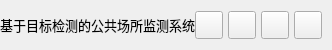
           <widget class="QFrame" name="contentTopBg">
            <property name="minimumSize">
             <size>
              <width>0</width>
              <height>50</height>
             </size>
            </property>
            <property name="maximumSize">
             <size>
              <width>16777215</width>
              <height>50</height>
             </size>
            </property>
            <property name="frameShape">
             <enum>QFrame::NoFrame</enum>
            </property>
            <property name="frameShadow">
             <enum>QFrame::Raised</enum>
            </property>
            <layout class="QHBoxLayout" name="horizontalLayout">
             <property name="spacing">
              <number>0</number>
             </property>
             <property name="leftMargin">
              <number>0</number>
             </property>
             <property name="topMargin">
              <number>0</number>
             </property>
             <property name="rightMargin">
              <number>10</number>
             </property>
             <property name="bottomMargin">
              <number>0</number>
             </property>
             <item>
              <widget class="QFrame" name="leftBox">
               <property name="sizePolicy">
                <sizepolicy hsizetype="Expanding" vsizetype="Preferred">
                 <horstretch>0</horstretch>
                 <verstretch>0</verstretch>
                </sizepolicy>
               </property>
               <property name="frameShape">
                <enum>QFrame::NoFrame</enum>
               </property>
               <property name="frameShadow">
                <enum>QFrame::Raised</enum>
               </property>
               <layout class="QHBoxLayout" name="horizontalLayout_3">
                <property name="spacing">
                 <number>0</number>
                </property>
                <property name="leftMargin">
                 <number>0</number>
                </property>
                <property name="topMargin">
                 <number>0</number>
                </property>
                <property name="rightMargin">
                 <number>0</number>
                </property>
                <property name="bottomMargin">
                 <number>0</number>
                </property>
                <item>
                 <widget class="QLabel" name="titleRightInfo">
                  <property name="sizePolicy">
                   <sizepolicy hsizetype="Preferred" vsizetype="Expanding">
                    <horstretch>0</horstretch>
                    <verstretch>0</verstretch>
                   </sizepolicy>
                  </property>
                  <property name="maximumSize">
                   <size>
                    <width>16777215</width>
                    <height>45</height>
                   </size>
                  </property>
                  <property name="font">
                   <font>
                    <family>Segoe UI</family>
                    <pointsize>10</pointsize>
                    <italic>false</italic>
                    <bold>false</bold>
                   </font>
                  </property>
                  <property name="text">
                   <string>基于目标检测的公共场所监测系统</string>
                  </property>
                  <property name="alignment">
                   <set>Qt::AlignLeading|Qt::AlignLeft|Qt::AlignVCenter</set>
                  </property>
                 </widget>
                </item>
               </layout>
              </widget>
             </item>
             <item alignment="Qt::AlignRight">
              <widget class="QFrame" name="rightButtons">
               <property name="minimumSize">
                <size>
                 <width>0</width>
                 <height>28</height>
                </size>
               </property>
               <property name="frameShape">
                <enum>QFrame::NoFrame</enum>
               </property>
               <property name="frameShadow">
                <enum>QFrame::Raised</enum>
               </property>
               <layout class="QHBoxLayout" name="horizontalLayout_2">
                <property name="spacing">
                 <number>5</number>
                </property>
                <property name="leftMargin">
                 <number>0</number>
                </property>
                <property name="topMargin">
                 <number>0</number>
                </property>
                <property name="rightMargin">
                 <number>0</number>
                </property>
                <property name="bottomMargin">
                 <number>0</number>
                </property>
                <item>
                 <widget class="QPushButton" name="settingsTopBtn">
                  <property name="minimumSize">
                   <size>
                    <width>28</width>
                    <height>28</height>
                   </size>
                  </property>
                  <property name="maximumSize">
                   <size>
                    <width>28</width>
                    <height>28</height>
                   </size>
                  </property>
                  <property name="cursor">
                   <cursorShape>PointingHandCursor</cursorShape>
                  </property>
                  <property name="toolTip">
                   <string>Settings</string>
                  </property>
                  <property name="text">
                   <string/>
                  </property>
                  <property name="icon">
                   <iconset resource="resources.qrc">
                    <normaloff>:/icons/images/icons/icon_settings.png</normaloff>:/icons/images/icons/icon_settings.png</iconset>
                  </property>
                  <property name="iconSize">
                   <size>
                    <width>20</width>
                    <height>20</height>
                   </size>
                  </property>
                 </widget>
                </item>
                <item>
                 <widget class="QPushButton" name="minimizeAppBtn">
                  <property name="minimumSize">
                   <size>
                    <width>28</width>
                    <height>28</height>
                   </size>
                  </property>
                  <property name="maximumSize">
                   <size>
                    <width>28</width>
                    <height>28</height>
                   </size>
                  </property>
                  <property name="cursor">
                   <cursorShape>PointingHandCursor</cursorShape>
                  </property>
                  <property name="toolTip">
                   <string>Minimize</string>
                  </property>
                  <property name="text">
                   <string/>
                  </property>
                  <property name="icon">
                   <iconset resource="resources.qrc">
                    <normaloff>:/icons/images/icons/icon_minimize.png</normaloff>:/icons/images/icons/icon_minimize.png</iconset>
                  </property>
                  <property name="iconSize">
                   <size>
                    <width>20</width>
                    <height>20</height>
                   </size>
                  </property>
                 </widget>
                </item>
                <item>
                 <widget class="QPushButton" name="maximizeRestoreAppBtn">
                  <property name="minimumSize">
                   <size>
                    <width>28</width>
                    <height>28</height>
                   </size>
                  </property>
                  <property name="maximumSize">
                   <size>
                    <width>28</width>
                    <height>28</height>
                   </size>
                  </property>
                  <property name="font">
                   <font>
                    <family>Segoe UI</family>
                    <pointsize>10</pointsize>
                    <italic>false</italic>
                    <bold>false</bold>
                    <stylestrategy>PreferDefault</stylestrategy>
                   </font>
                  </property>
                  <property name="cursor">
                   <cursorShape>PointingHandCursor</cursorShape>
                  </property>
                  <property name="toolTip">
                   <string>Maximize</string>
                  </property>
                  <property name="text">
                   <string/>
                  </property>
                  <property name="icon">
                   <iconset resource="resources.qrc">
                    <normaloff>:/icons/images/icons/icon_maximize.png</normaloff>:/icons/images/icons/icon_maximize.png</iconset>
                  </property>
                  <property name="iconSize">
                   <size>
                    <width>20</width>
                    <height>20</height>
                   </size>
                  </property>
                 </widget>
                </item>
                <item>
                 <widget class="QPushButton" name="closeAppBtn">
                  <property name="minimumSize">
                   <size>
                    <width>28</width>
                    <height>28</height>
                   </size>
                  </property>
                  <property name="maximumSize">
                   <size>
                    <width>28</width>
                    <height>28</height>
                   </size>
                  </property>
                  <property name="cursor">
                   <cursorShape>PointingHandCursor</cursorShape>
                  </property>
                  <property name="toolTip">
                   <string>Close</string>
                  </property>
                  <property name="text">
                   <string/>
                  </property>
                  <property name="icon">
                   <iconset resource="resources.qrc">
                    <normaloff>:/icons/images/icons/icon_close.png</normaloff>:/icons/images/icons/icon_close.png</iconset>
                  </property>
                  <property name="iconSize">
                   <size>
                    <width>20</width>
                    <height>20</height>
                   </size>
                  </property>
                 </widget>
                </item>
               </layout>
              </widget>
             </item>
            </layout>
           </widget>
